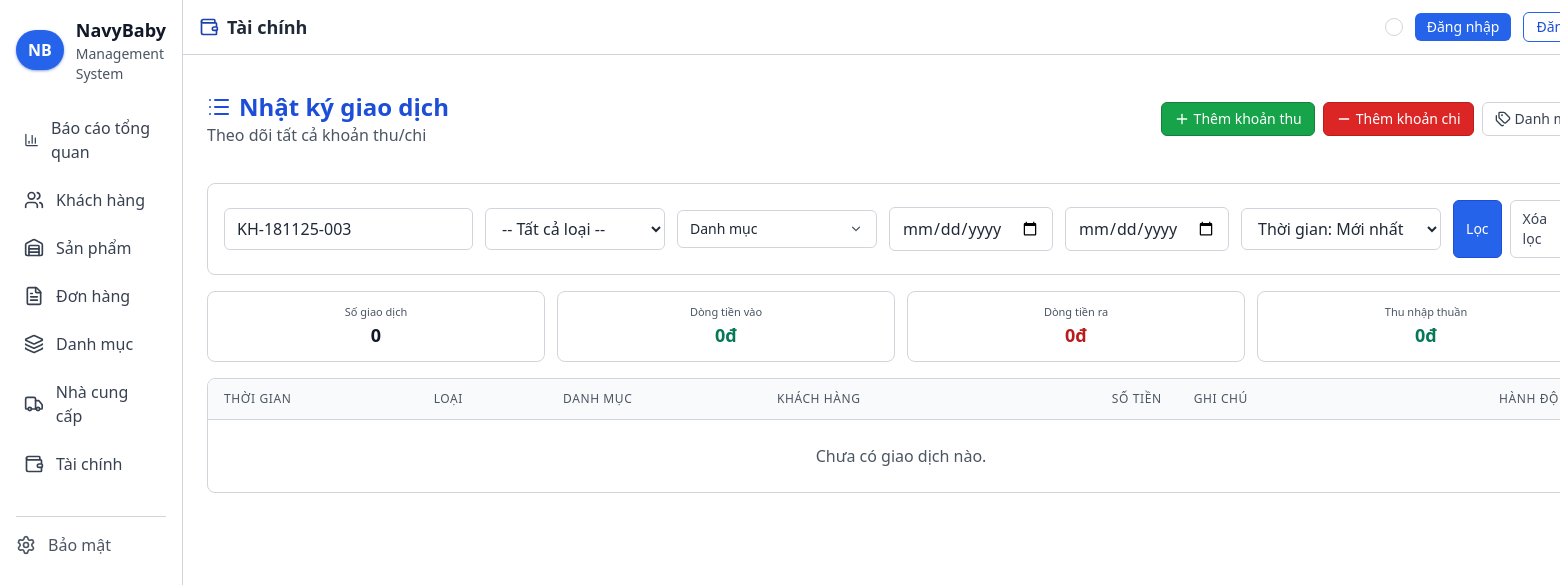
Before: /tai-chinh/?q=KH-181125-003 with the older database file.
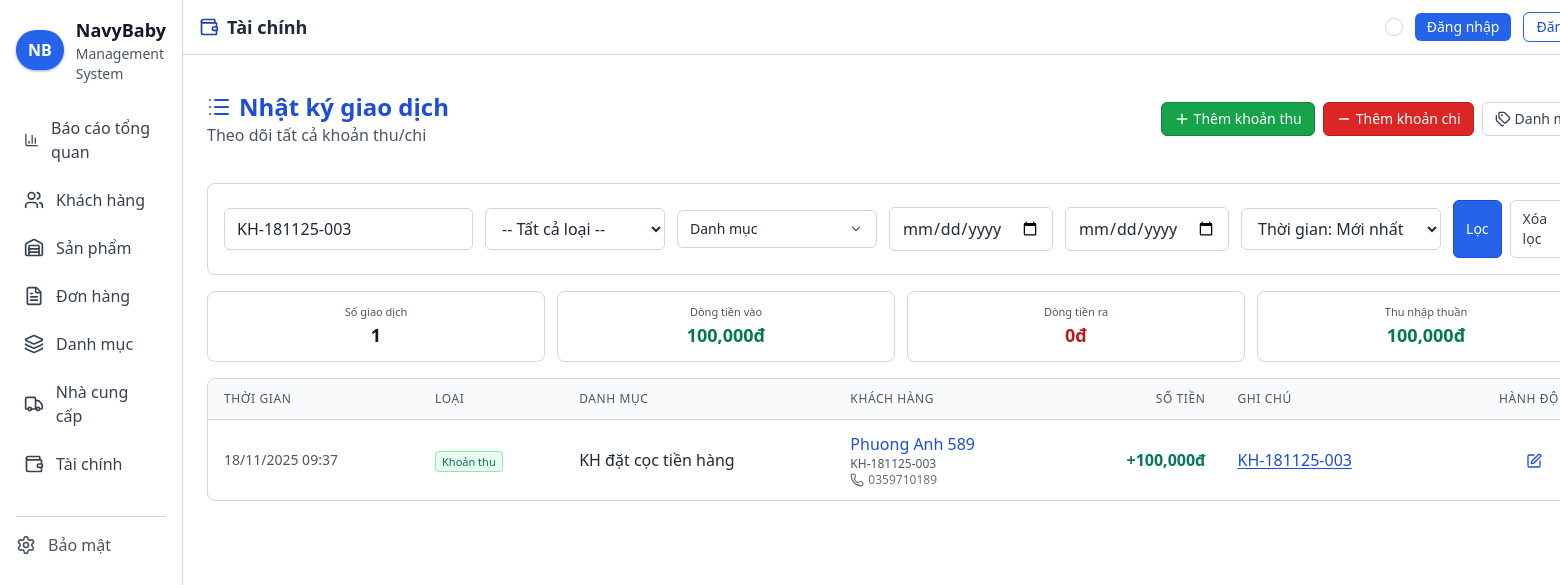
After: the same page with the newer database file.
### finance/models.py (models this page shows, shortened)
class FinanceTransaction(models.Model):
    category = models.ForeignKey(FinanceCategory, on_delete=models.SET_NULL, null=True, related_name='transactions')
    amount = models.DecimalField(max_digits=15, decimal_places=2)
    customer = models.ForeignKey(Customer, on_delete=models.SET_NULL, null=True)
    note = models.TextField(null=True, blank=True)
    created_at = models.DateTimeField(auto_now_add=True)
    updated_at = models.DateTimeField(auto_now=True)

class FinanceCategory(models.Model):
    TYPE_CHOICES = [
        ("INCOME", "Khoản thu"),
        ("EXPENSE", "Khoản chi"),
    ]
    name = models.CharField(max_length=100)
    type = models.CharField(max_length=10, choices=TYPE_CHOICES)
    description = models.TextField(null=True, blank=True)

### customers/models.py (models this page shows, shortened)
class Customer(models.Model):
    code = models.CharField(max_length=20, unique=True)
    name = models.CharField(max_length=255)
    phone_number = models.CharField(max_length=20, null=True, blank=True)
    social_link = models.URLField(max_length=255, blank=True)
    address = models.TextField(blank=True)
    is_affiliate = models.BooleanField(default=False)
    note = models.TextField(blank=True)
    created_at = models.DateTimeField(auto_now_add=True)
    updated_at = models.DateTimeField(auto_now=True)

### finance/views.py (the view)
# urls.py: path('tai-chinh/', views.TransactionListView.as_view(), name='transactions_list'),
class TransactionListView(ListView):
    model = FinanceTransaction
    template_name = 'finance/transactions_list.html'
    context_object_name = 'transactions'
    paginate_by = 20
    def get_queryset(self):
        qs = super().get_queryset().select_related('category', 'customer')
        q = (self.request.GET.get('q', '') or '').strip()
        t = self.request.GET.get('type', '')
        raw_cats = self.request.GET.getlist('category')
        valid_category_ids = set(FinanceCategory.objects.values_list('id', flat=True))
        date_from = self.request.GET.get('date_from')
        date_to = self.request.GET.get('date_to')
        if q:
            qs = qs.filter(
                Q(customer__name__icontains=q)
                | Q(customer__phone_number__icontains=q)
                | Q(customer__code__icontains=q)
            )
        if t in dict(FinanceCategory.TYPE_CHOICES):
            qs = qs.filter(category__type=t)
        selected_cat_ids = [int(c) for c in raw_cats if c.isdigit() and int(c) in valid_category_ids]
        if selected_cat_ids:
            qs = qs.filter(category_id__in=selected_cat_ids)
        if date_from:
            qs = qs.filter(created_at__date__gte=date_from)
        if date_to:
            qs = qs.filter(created_at__date__lte=date_to)
        sort = self.request.GET.get('sort', 'created_desc')
        if sort == 'created_asc':
            qs = qs.order_by('created_at')
        elif sort == 'amount_desc':
            qs = qs.order_by('-amount', '-created_at')
        elif sort == 'amount_asc':
            qs = qs.order_by('amount', '-created_at')
        else:  # created_desc (default)
            qs = qs.order_by('-created_at')
        return qs
    def get_context_data(self, **kwargs):
        ctx = super().get_context_data(**kwargs)
        ctx['title'] = 'Nhật ký giao dịch - NavyBaby'
        categories_qs = FinanceCategory.objects.all().order_by('name')
        ctx['categories'] = categories_qs
        ctx['q'] = self.request.GET.get('q', '')
        ctx['type'] = self.request.GET.get('type', '')
        raw_cats = self.request.GET.getlist('category')
        valid_ids = set(categories_qs.values_list('id', flat=True))
        ctx['category_filter'] = [c for c in raw_cats if c.isdigit() and int(c) in valid_ids]
        ctx['date_from'] = self.request.GET.get('date_from', '')
        ctx['date_to'] = self.request.GET.get('date_to', '')
        ctx['sort'] = self.request.GET.get('sort', 'created_desc')
        filtered = FinanceTransaction.objects.select_related('category', 'customer')
        t = self.request.GET.get('type', '')
        raw_cats = self.request.GET.getlist('category')
        date_from = self.request.GET.get('date_from')
        date_to = self.request.GET.get('date_to')
        q = (self.request.GET.get('q', '') or '').strip()
        if q:
            filtered = filtered.filter(
                Q(customer__name__icontains=q)
                | Q(customer__phone_number__icontains=q)
                | Q(customer__code__icontains=q)
            )
        if t in dict(FinanceCategory.TYPE_CHOICES):
            filtered = filtered.filter(category__type=t)
        selected_cat_ids = [int(c) for c in raw_cats if c.isdigit() and int(c) in valid_ids]
        if selected_cat_ids:
            filtered = filtered.filter(category_id__in=selected_cat_ids)
        if date_from:
            filtered = filtered.filter(created_at__date__gte=date_from)
        if date_to:
            filtered = filtered.filter(created_at__date__lte=date_to)
        dec_field = DecimalField(max_digits=15, decimal_places=2)
        zero_dec = Value(0, output_field=dec_field)
        sums = filtered.aggregate(
            total_count=Count('id'),
            inflow=Coalesce(
                Sum(
                    Case(
                        When(category__type='INCOME', then=F('amount')),
                        default=zero_dec,
                        output_field=dec_field,
                    )
                ),
                zero_dec,
            ),
            outflow=Coalesce(
                Sum(
                    Case(
                        When(category__type='EXPENSE', then=F('amount')),
                        default=zero_dec,
                        output_field=dec_field,
                    )
                ),
                zero_dec,
            ),
        )
        try:
            net = (sums.get('inflow') or Decimal(0)) - (sums.get('outflow') or Decimal(0))
        except Exception:
            net = Decimal(0)
        ctx['stats'] = {
            'count': sums.get('total_count') or 0,
            'inflow': sums.get('inflow') or Decimal(0),
            'outflow': sums.get('outflow') or Decimal(0),
            'net': net,
        }
        return ctx

### core/templatetags/number_extras.py (called while the page is built)
@register.filter(name='smart_vnd')
def smart_vnd(value, digits=1):
    try:
        n = float(value)
    except (TypeError, ValueError):
        return value
    sign = '-' if n < 0 else ''
    return mark_safe(f"{sign}{intcomma(int(round(abs(n), 0)))}đ")

@register.filter(name='link_customer_codes')
def link_customer_codes(value):
    if not value:
        return value
    def repl(match):
        code = match.group(1)
        try:
            url = reverse('customers:customer_detail', kwargs={'code': code})
        except Exception:
            return code
        return f'<a href="{url}" class="text-blue-400 hover:text-blue-300 underline underline-offset-2">{code}</a>'
    result = CUSTOMER_CODE_REGEX.sub(repl, str(value))
    return mark_safe(result)

### templates/finance/transactions_list.html (shortened to what the changed rows need)
{% extends 'base.html' %}
{% load number_extras %}
{% block navbar_icon %}wallet{% endblock %}
{% block navbar_title %}Tài chính{% endblock %}
{% block content %}
<div class="sticky-subheader flex flex-col md:flex-row justify-between items-center mb-6 py-3">
  <div>
    <h2 class="text-2xl font-bold flex items-center text-blue-400">
      <i data-lucide="list" class="w-6 h-6 mr-2"></i>Nhật ký giao dịch
    </h2>
  </div>
</div>
<div class="grid grid-cols-2 md:grid-cols-4 gap-3 mb-4">
  <div class="bg-[#121212] border border-gray-800 rounded-lg p-3 text-center">
    <p class="text-[11px] text-gray-400">Số giao dịch</p>
    <p class="text-lg font-semibold text-gray-100">{{ stats.count|default:0 }}</p>
  </div>
  <div class="bg-[#121212] border border-gray-800 rounded-lg p-3 text-center">
    <p class="text-[11px] text-gray-400">Dòng tiền vào</p>
    <p class="text-lg font-semibold text-green-400">{{ stats.inflow|default:0|smart_vnd }}</p>
  </div>
  <div class="bg-[#121212] border border-gray-800 rounded-lg p-3 text-center">
    <p class="text-[11px] text-gray-400">Thu nhập thuần</p>
    <p class="text-lg font-semibold text-emerald-400">{{ stats.net|default:0|smart_vnd }}</p>
  </div>
</div>
<div class="bg-[#121212] border border-gray-800 rounded-lg overflow-hidden">
  <div class="overflow-x-auto">
    <table class="min-w-full divide-y divide-gray-800">
      <thead class="bg-[#161616]">
        <tr>
          <th class="px-4 py-3 text-left text-xs font-medium text-gray-400 uppercase tracking-wider">Thời gian</th>
          <th class="px-4 py-3 text-left text-xs font-medium text-gray-400 uppercase tracking-wider">Loại</th>
          <th class="px-4 py-3 text-left text-xs font-medium text-gray-400 uppercase tracking-wider">Danh mục</th>
          <th class="px-4 py-3 text-left text-xs font-medium text-gray-400 uppercase tracking-wider">Khách hàng</th>
          <th class="px-4 py-3 text-right text-xs font-medium text-gray-400 uppercase tracking-wider">Số tiền</th>
          <th class="px-4 py-3 text-left text-xs font-medium text-gray-400 uppercase tracking-wider">Ghi chú</th>
          <th class="px-4 py-3 text-right text-xs font-medium text-gray-400 uppercase tracking-wider">Hành động</th>
        </tr>
      </thead>
      <tbody class="divide-y divide-gray-800">
        {% for t in transactions %}
          <tr class="hover:bg-[#171717]">
            <td class="px-4 py-3 text-gray-400 text-sm">{{ t.created_at|date:"d/m/Y H:i" }}</td>
            <td class="px-4 py-3">
              {% if t.category.type == 'INCOME' %}
                <span class="text-[11px] px-1.5 py-0.5 rounded bg-green-900/30 border border-green-800 text-green-300">Khoản thu</span>
              {% else %}
                <span class="text-[11px] px-1.5 py-0.5 rounded bg-red-900/30 border border-red-800 text-red-300">Khoản chi</span>
              {% endif %}
            </td>
            <td class="px-4 py-3 text-gray-200">{{ t.category.name|default:'-' }}</td>
            <td class="px-4 py-3 text-gray-300">
              {% if t.customer %}
                <div>
                  <a href="{% url 'customers:customer_detail' t.customer.code %}" class="text-blue-400 hover:text-blue-300 hover:underline underline-offset-2">{{ t.customer.name }}</a>
                  <div class="text-xs text-gray-500"><span class="text-gray-400">{{ t.customer.code }}</span></div>
                  <div class="text-xs text-gray-500 flex items-center gap-1"><i data-lucide="phone" class="w-3.5 h-3.5 text-gray-500"></i><span>{{ t.customer.phone_number|default:'-' }}</span></div>
                </div>
              {% else %}
                <span class="text-gray-400">-</span>
              {% endif %}
            </td>
            <td class="px-4 py-3 text-right font-semibold {% if t.category.type == 'INCOME' %}text-green-300{% else %}text-red-300{% endif %}">
              {% if t.category.type == 'INCOME' %}+{% else %}-{% endif %}{{ t.amount|smart_vnd }}
            </td>
            <td class="px-4 py-3 text-gray-300">{{ t.note|link_customer_codes|default:'-' }}</td>
            <td class="px-4 py-3 text-right whitespace-nowrap">
              <a href="{% url 'finance:transaction_update' t.pk %}" class="text-blue-400 hover:text-blue-300 mr-4">
                <i data-lucide="edit" class="w-4 h-4 inline"></i>
              </a>
            </td>
          </tr>
        {% empty %}
          <tr>
            <td colspan="7" class="px-4 py-6 text-center text-gray-400">Chưa có giao dịch nào.</td>
          </tr>
        {% endfor %}
      </tbody>
    </table>
  </div>
</div>
{% endblock %}

Changed rows visible on the page:
added FinanceTransaction: created_at "18/11/2025 09:37", shows "Khoản thu", category.name "KH đặt cọc tiền hàng", customer.name "Phuong Anh 589", customer.code "KH-181125-003", customer.phone_number "0359710189", amount|smart_vnd "100,000đ", note|link_customer_codes "KH-181125-003"
Other visible differences:
{{ stats.count|default:0 }}: "0" → "1"
{{ stats.inflow|default:0|smart_vnd }}: "0đ" → "100,000đ"
{{ stats.net|default:0|smart_vnd }}: "0đ" → "100,000đ"
text no longer shown: "Chưa có giao dịch nào."
